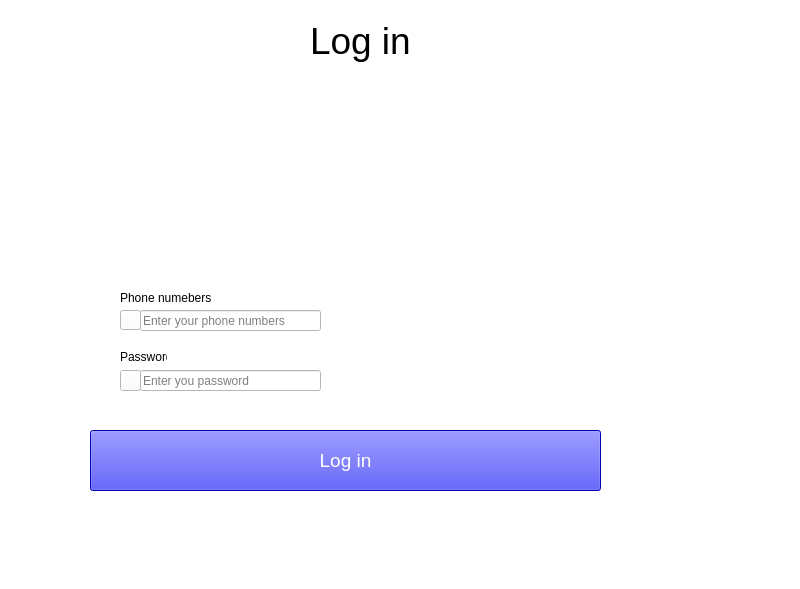
<?xml version="1.0" encoding="UTF-8"?>
<ui version="4.0">
 <class>MainWindow</class>
 <widget class="QMainWindow" name="MainWindow">
  <property name="geometry">
   <rect>
    <x>0</x>
    <y>0</y>
    <width>800</width>
    <height>589</height>
   </rect>
  </property>
  <property name="windowTitle">
   <string>MainWindow</string>
  </property>
  <property name="styleSheet">
   <string notr="true">background:white;</string>
  </property>
  <widget class="QWidget" name="centralwidget">
   <widget class="QLabel" name="label">
    <property name="geometry">
     <rect>
      <x>310</x>
      <y>10</y>
      <width>101</width>
      <height>61</height>
     </rect>
    </property>
    <property name="font">
     <font>
      <pointsize>28</pointsize>
     </font>
    </property>
    <property name="text">
     <string>Log in</string>
    </property>
   </widget>
   <widget class="QLineEdit" name="lineEdit">
    <property name="geometry">
     <rect>
      <x>140</x>
      <y>310</y>
      <width>181</width>
      <height>21</height>
     </rect>
    </property>
    <property name="placeholderText">
     <string>Enter your phone numbers</string>
    </property>
   </widget>
   <widget class="QLineEdit" name="lineEdit_2">
    <property name="geometry">
     <rect>
      <x>140</x>
      <y>370</y>
      <width>181</width>
      <height>21</height>
     </rect>
    </property>
    <property name="placeholderText">
     <string>Enter you password</string>
    </property>
   </widget>
   <widget class="QPushButton" name="pushButton">
    <property name="geometry">
     <rect>
      <x>90</x>
      <y>430</y>
      <width>511</width>
      <height>61</height>
     </rect>
    </property>
    <property name="font">
     <font>
      <pointsize>14</pointsize>
     </font>
    </property>
    <property name="styleSheet">
     <string notr="true">background:blue;color:white;</string>
    </property>
    <property name="text">
     <string>Log in</string>
    </property>
   </widget>
   <widget class="QLabel" name="label_2">
    <property name="geometry">
     <rect>
      <x>120</x>
      <y>290</y>
      <width>91</width>
      <height>16</height>
     </rect>
    </property>
    <property name="text">
     <string>Phone numebers</string>
    </property>
   </widget>
   <widget class="QLabel" name="label_3">
    <property name="geometry">
     <rect>
      <x>120</x>
      <y>350</y>
      <width>47</width>
      <height>14</height>
     </rect>
    </property>
    <property name="text">
     <string>Password</string>
    </property>
   </widget>
   <widget class="QPushButton" name="pushButton_2">
    <property name="geometry">
     <rect>
      <x>120</x>
      <y>310</y>
      <width>21</width>
      <height>20</height>
     </rect>
    </property>
    <property name="text">
     <string/>
    </property>
    <property name="icon">
     <iconset>
      <normaloff>../../../Downloads/352510_local_phone_icon.png</normaloff>../../../Downloads/352510_local_phone_icon.png</iconset>
    </property>
   </widget>
   <widget class="QPushButton" name="pushButton_3">
    <property name="geometry">
     <rect>
      <x>120</x>
      <y>370</y>
      <width>21</width>
      <height>21</height>
     </rect>
    </property>
    <property name="text">
     <string/>
    </property>
    <property name="icon">
     <iconset>
      <normaloff>../../../Downloads/1564520_code_open_password_icon.png</normaloff>../../../Downloads/1564520_code_open_password_icon.png</iconset>
    </property>
   </widget>
   <widget class="QLabel" name="label_4">
    <property name="geometry">
     <rect>
      <x>260</x>
      <y>100</y>
      <width>211</width>
      <height>161</height>
     </rect>
    </property>
    <property name="text">
     <string/>
    </property>
    <property name="pixmap">
     <pixmap>../../../Downloads/tải xuống (3).jpg</pixmap>
    </property>
    <property name="scaledContents">
     <bool>true</bool>
    </property>
   </widget>
  </widget>
  <widget class="QMenuBar" name="menubar">
   <property name="geometry">
    <rect>
     <x>0</x>
     <y>0</y>
     <width>800</width>
     <height>22</height>
    </rect>
   </property>
  </widget>
  <widget class="QStatusBar" name="statusbar"/>
 </widget>
 <resources/>
 <connections/>
</ui>
